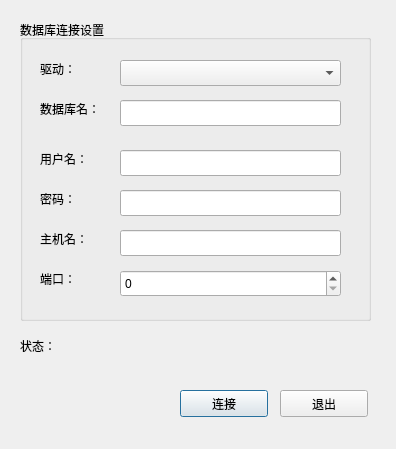
<?xml version="1.0" encoding="UTF-8"?>
<ui version="4.0">
 <class>QSqlConnectionDialogUi</class>
 <widget class="QDialog" name="QSqlConnectionDialogUi">
  <property name="geometry">
   <rect>
    <x>0</x>
    <y>0</y>
    <width>396</width>
    <height>449</height>
   </rect>
  </property>
  <property name="windowTitle">
   <string>Dialog</string>
  </property>
  <widget class="QGroupBox" name="connGroupBox">
   <property name="geometry">
    <rect>
     <x>20</x>
     <y>20</y>
     <width>351</width>
     <height>301</height>
    </rect>
   </property>
   <property name="title">
    <string>数据库连接设置</string>
   </property>
   <widget class="QLabel" name="textLabel2">
    <property name="geometry">
     <rect>
      <x>20</x>
      <y>40</y>
      <width>62</width>
      <height>18</height>
     </rect>
    </property>
    <property name="text">
     <string>驱动：</string>
    </property>
   </widget>
   <widget class="QLabel" name="textLabel3">
    <property name="geometry">
     <rect>
      <x>20</x>
      <y>80</y>
      <width>62</width>
      <height>18</height>
     </rect>
    </property>
    <property name="text">
     <string>数据库名：</string>
    </property>
   </widget>
   <widget class="QLabel" name="textLabel4">
    <property name="geometry">
     <rect>
      <x>20</x>
      <y>130</y>
      <width>62</width>
      <height>18</height>
     </rect>
    </property>
    <property name="text">
     <string>用户名：</string>
    </property>
   </widget>
   <widget class="QLabel" name="textLabel4_2">
    <property name="geometry">
     <rect>
      <x>20</x>
      <y>170</y>
      <width>62</width>
      <height>18</height>
     </rect>
    </property>
    <property name="text">
     <string>密码：</string>
    </property>
   </widget>
   <widget class="QLabel" name="textLabel5">
    <property name="geometry">
     <rect>
      <x>20</x>
      <y>210</y>
      <width>62</width>
      <height>18</height>
     </rect>
    </property>
    <property name="text">
     <string>主机名：</string>
    </property>
   </widget>
   <widget class="QLabel" name="textLabrl5_2">
    <property name="geometry">
     <rect>
      <x>20</x>
      <y>250</y>
      <width>62</width>
      <height>18</height>
     </rect>
    </property>
    <property name="text">
     <string>端口：</string>
    </property>
   </widget>
   <widget class="QComboBox" name="comboDriver">
    <property name="geometry">
     <rect>
      <x>100</x>
      <y>40</y>
      <width>221</width>
      <height>26</height>
     </rect>
    </property>
   </widget>
   <widget class="QLineEdit" name="editDatabase">
    <property name="geometry">
     <rect>
      <x>100</x>
      <y>80</y>
      <width>221</width>
      <height>26</height>
     </rect>
    </property>
   </widget>
   <widget class="QLineEdit" name="editUsername">
    <property name="geometry">
     <rect>
      <x>100</x>
      <y>130</y>
      <width>221</width>
      <height>26</height>
     </rect>
    </property>
   </widget>
   <widget class="QLineEdit" name="editPassword">
    <property name="geometry">
     <rect>
      <x>100</x>
      <y>170</y>
      <width>221</width>
      <height>26</height>
     </rect>
    </property>
   </widget>
   <widget class="QLineEdit" name="editHostname">
    <property name="geometry">
     <rect>
      <x>100</x>
      <y>210</y>
      <width>221</width>
      <height>26</height>
     </rect>
    </property>
   </widget>
   <widget class="QSpinBox" name="portSpinBox">
    <property name="geometry">
     <rect>
      <x>100</x>
      <y>250</y>
      <width>221</width>
      <height>27</height>
     </rect>
    </property>
   </widget>
  </widget>
  <widget class="QLabel" name="status_label">
   <property name="geometry">
    <rect>
     <x>20</x>
     <y>330</y>
     <width>351</width>
     <height>31</height>
    </rect>
   </property>
   <property name="text">
    <string>状态：</string>
   </property>
  </widget>
  <widget class="QPushButton" name="okButton">
   <property name="geometry">
    <rect>
     <x>180</x>
     <y>390</y>
     <width>88</width>
     <height>27</height>
    </rect>
   </property>
   <property name="text">
    <string>连接</string>
   </property>
  </widget>
  <widget class="QPushButton" name="cancelButton">
   <property name="geometry">
    <rect>
     <x>280</x>
     <y>390</y>
     <width>88</width>
     <height>27</height>
    </rect>
   </property>
   <property name="text">
    <string>退出</string>
   </property>
  </widget>
 </widget>
 <resources/>
 <connections/>
</ui>
